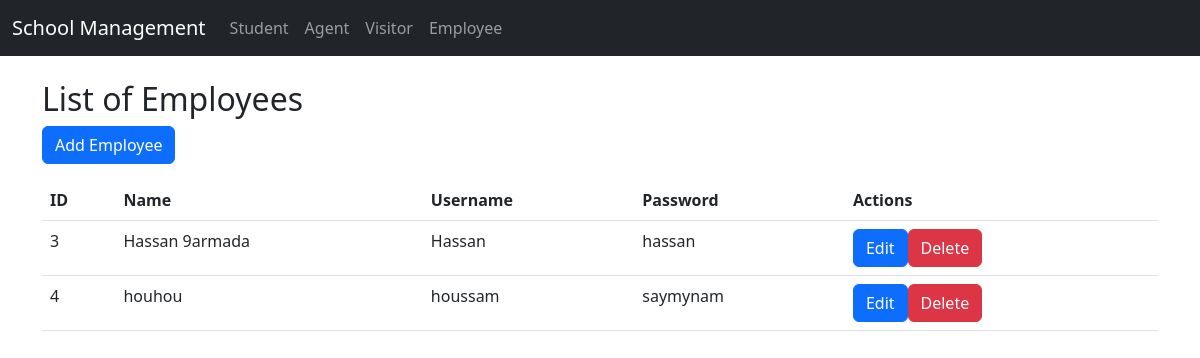
Screenshot of /admin/Employee/show.php (signed in) with the database file from the repository.
### tables this page shows
CREATE TABLE `employee` (
  `employee_id` int(11) NOT NULL,
  `employee_name` varchar(255) NOT NULL,
  `username` varchar(50) DEFAULT NULL,
  `password` varchar(255) DEFAULT NULL
);

### admin/Employee/show.php (the view, shortened to what this page needs)
<?php
require_once('../../db.php');
function displayEmployees() {
    global $conn;
    $employees = $conn->query("SELECT * FROM Employee");
    if ($employees->num_rows > 0) {
        echo "<table class='table'>";
        echo "<thead><tr><th>ID</th><th>Name</th><th>Username</th><th>Password</th><th>Actions</th></tr></thead>";
        echo "<tbody>";
        while ($row = $employees->fetch_assoc()) {
            echo "<tr>";
            echo "<td>" . $row['employee_id'] . "</td>";
            echo "<td>" . $row['employee_name'] . "</td>";
            echo "<td>" . $row['username'] . "</td>";
            echo "<td>" . $row['password'] . "</td>";
            echo "<td>";
            echo "<a href='edit.php?id=" . $row['employee_id'] . "' class='btn btn-primary'>Edit</a>";
            echo "<a href='delete.php?id=" . $row['employee_id'] . "' class='btn btn-danger'>Delete</a>";
            echo "</td>";
            echo "</tr>";
        }
        echo "</tbody>";
        echo "</table>";
    } else {
        echo "No employees found.";
    }
}
?>
<!DOCTYPE html>
<html lang="en">
<head>
    <link rel="stylesheet" href="https://cdn.jsdelivr.net/npm/bootstrap@5.3.0-alpha1/dist/css/bootstrap.min.css">
</head>
<body>
<nav class="navbar navbar-expand-lg navbar-dark bg-dark">
  <div class="container-fluid">
    <a class="navbar-brand" href="../dashboard.php">School Management</a>
    <div class="collapse navbar-collapse" id="navbarNavDropdown">
      <ul class="navbar-nav">
        <li class="nav-item">
          <a class="nav-link" href="../../admin/student/show.php">Student</a>
        </li>
        <li class="nav-item">
          <a class="nav-link" href="../../admin/agent/show.php">Agent</a>
        </li>
        <li class="nav-item">
          <a class="nav-link" href="../../admin/visitur/show.php">Visitor</a>
        </li>
        <li class="nav-item">
          <a class="nav-link" href="../../admin/employee/show.php">Employee</a>
        </li>
      </ul>
    </div>
  </div>
</nav>
<div class="container mt-4">
    <h2>List of Employees</h2>
    <a href="../../admin/employee/add.php" class="btn btn-primary mb-3">Add Employee</a>
    <?php
    displayEmployees();
    ?>
</div>
</body>
</html>

### rows the page displays
employee: employee_id "3", employee_name "Hassan 9armada", username "Hassan", password "hassan"
employee: employee_id "4", employee_name "houhou", username "houssam", password "saymynam"
